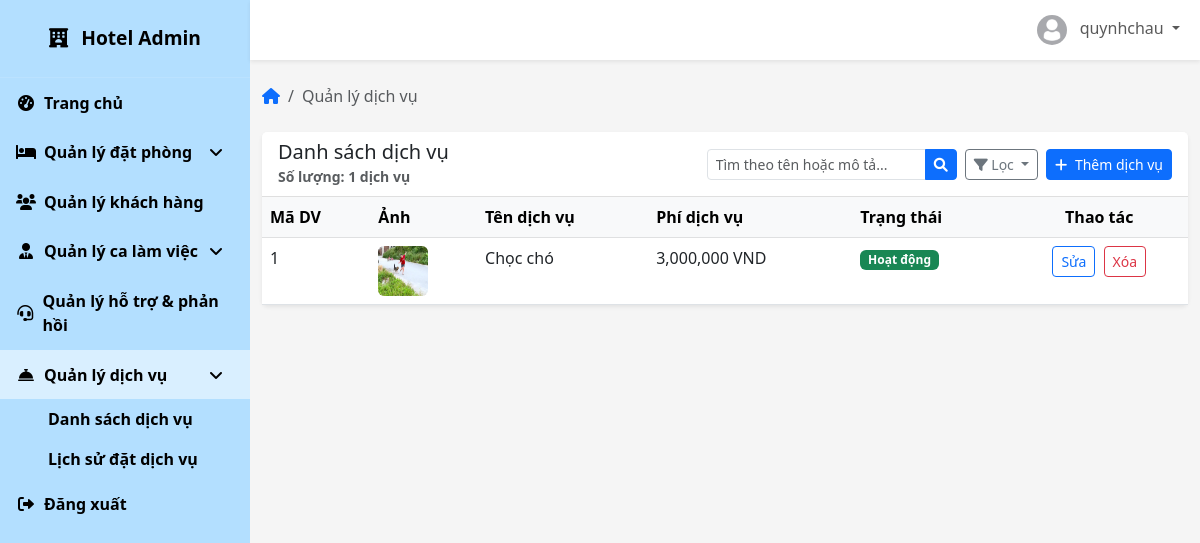
/admin-dashboard/services/ (signed in), run on an earlier commit of the app's database.
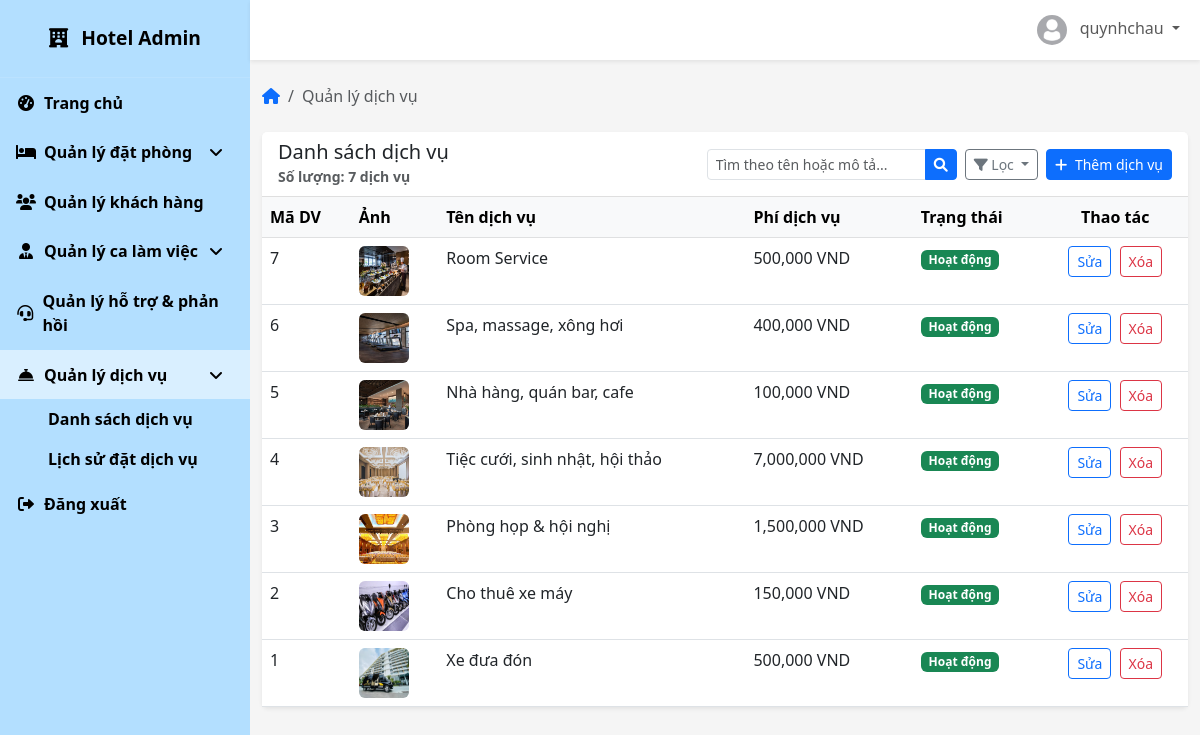
And on a later commit of the database.
### core/models.py (models this page shows, shortened)
class DichVu(models.Model):
    ma_dv = models.AutoField(primary_key=True)
    ten_dv = models.CharField(max_length=50)
    mo_ta = models.TextField()
    phi_dv = models.FloatField(validators=[MinValueValidator(0)])
    anh_dai_dien = models.ImageField(upload_to='dich_vu/')
    hoat_dong = models.BooleanField(default=True)

### core/views.py (the view)
# urls.py: path('admin-dashboard/services/', core_views.admin_service_management, name='admin_service_management'),
@login_required
@user_passes_test(is_admin_or_staff)
def admin_service_management(request):
    logger.debug(f"User accessing admin_service_management: {request.user.username}, Role: {getattr(request.user, 'loai_tk', 'N/A')}, Authenticated: {request.user.is_authenticated}")
    services = DichVu.objects.all().order_by('-ma_dv')
    search_query = request.GET.get('search', '')
    status = request.GET.get('status', '')
    min_price_str = request.GET.get('min_price', '')
    max_price_str = request.GET.get('max_price', '')
    if search_query:
        services = services.filter(
            Q(ten_dv__icontains=search_query) |
            Q(mo_ta__icontains=search_query))
    if status == 'active':
        services = services.filter(hoat_dong=True)
    elif status == 'inactive':
        services = services.filter(hoat_dong=False)
    if min_price_str:
        try:
            services = services.filter(phi_dv__gte=float(min_price_str))
        except ValueError:
            pass
    if max_price_str:
        try:
            services = services.filter(phi_dv__lte=float(max_price_str))
        except ValueError:
            pass
    paginator = Paginator(services, 10)
    page_number = request.GET.get('page')
    page_obj = paginator.get_page(page_number)
    form = None
    if request.user.loai_tk == 'admin':
        form = DichVuForm(request.POST or None, request.FILES or None)
        if request.method == 'POST' and form.is_valid():
            form.save()
            messages.success(request, "Đã thêm dịch vụ mới")
            return redirect('admin_service_management')
    context = {
        'page_obj': page_obj,
        'form': form,
        'search_query': search_query,
        'status': status,
        'min_price': min_price_str,
        'max_price': max_price_str,
        'is_admin': request.user.loai_tk == 'admin',
        'is_staff': request.user.loai_tk == 'nhan_vien',
    }
    return render(request, 'admin/service_management.html', context)

### core/forms.py
class DichVuForm(forms.ModelForm):
    class Meta:
        model = DichVu
        fields = '__all__'
        widgets = {
            'mo_ta': forms.Textarea(attrs={'rows': 3}),
        }

### core/context_processors.py (called while the page is built)
def user_roles_processor(request):
    is_user_true_admin = False  # Phân biệt admin thật sự (superuser hoặc loai_tk='admin')
    is_regular_staff_role = False  # Nhân viên thường, không phải admin/superuser
    if request.user.is_authenticated:
        if request.user.is_superuser or getattr(request.user, 'loai_tk', None) == 'admin':
            is_user_true_admin = True
        if getattr(request.user, 'loai_tk', None) == 'nhan_vien' and not is_user_true_admin:
            is_regular_staff_role = True
    return {
        'is_user_true_admin': is_user_true_admin,
        'is_regular_staff_role': is_regular_staff_role,
    }

### core/templatetags/currency_filters.py (called while the page is built)
@register.filter
def format_currency(value):
    try:
        value = float(value)
        return "{:,.0f}".format(value)  # e.g., 1000000 -> 1,000,000
    except (ValueError, TypeError):
        return value

### core/views.py (called while the page is built)
def is_admin_or_staff(user):
    return is_admin(user) or is_staff(user)

### templates/admin/service_management.html (shortened to what the changed rows need)
{% extends 'admin/base.html' %}
{% load humanize %}
{% load currency_filters %}
{% load static %}
{% block admin_content %}
<div class="card">
    <div class="card-header d-flex justify-content-between align-items-center">
        <div>
            <h5 class="mb-0">Danh sách dịch vụ</h5>
            <small class="text-muted">Số lượng: {{ page_obj.paginator.count }} dịch vụ</small>
        </div>
    </div>
    <div class="card-body p-0">
        <div class="table-responsive">
            <table class="table table-hover mb-0">
                <thead class="table-light">
                    <tr>
                        <th>Mã DV</th>
                        <th>Ảnh</th>
                        <th>Tên dịch vụ</th>
                        <th>Phí dịch vụ</th>
                        <th>Trạng thái</th>
                        {% if is_admin %}<th class="text-center">Thao tác</th>{% endif %}
                    </tr>
                </thead>
                <tbody>
                    {% for service in page_obj %}
                    <tr>
                        <td>{{ service.ma_dv }}</td>
                        <td>
                            <img src="{{ service.anh_dai_dien.url }}"
                                 class="rounded"
                                 width="50" height="50"
                                 alt="Ảnh {{ service.ten_dv }}"
                                 onerror="this.onerror=null;this.src='{% static 'images/default-service.png' %}';">
                        </td>
                        <td>{{ service.ten_dv }}</td>
                        <td>{{ service.phi_dv|format_currency }} VND</td>
                        <td>
                            {% if service.hoat_dong %}
                            <span class="badge bg-success">Hoạt động</span>
                            {% else %}
                            <span class="badge bg-secondary">Ngừng hoạt động</span>
                            {% endif %}
                        </td>
                        {% if is_admin %}
                        <td class="text-center">
                            <a href="{% url 'edit_service' service.ma_dv %}"
                               class="btn btn-sm btn-outline-primary me-1">Sửa</a>
                            <button type="button"
                                    class="btn btn-sm btn-outline-danger btn-delete-service"
                                    data-url="{% url 'delete_service' service.ma_dv %}"
                                    data-name="{{ service.ten_dv }}"
                                    data-id="{{ service.ma_dv }}">
                                Xóa
                            </button>
                        </td>
                        {% endif %}
                    </tr>
                    {% endfor %}
                </tbody>
            </table>
        </div>
    </div>
</div>
{% endblock %}

What changed in the data, as far as the page shows it:
added DichVu: ma_dv "7", anh_dai_dien (picture), ten_dv "Room Service", phi_dv "500,000", hoat_dong "Hoạt động"
added DichVu: ma_dv "6", anh_dai_dien (picture), ten_dv "Spa, massage, xông hơi", phi_dv "400,000", hoat_dong "Hoạt động"
added DichVu: ma_dv "5", anh_dai_dien (picture), ten_dv "Nhà hàng, quán bar, cafe", phi_dv "100,000", hoat_dong "Hoạt động"
added DichVu: ma_dv "4", anh_dai_dien (picture), ten_dv "Tiệc cưới, sinh nhật, hội thảo", phi_dv "7,000,000", hoat_dong "Hoạt động"
added DichVu: ma_dv "3", anh_dai_dien (picture), ten_dv "Phòng họp & hội nghị", phi_dv "1,500,000", hoat_dong "Hoạt động"
added DichVu: ma_dv "2", anh_dai_dien (picture), ten_dv "Cho thuê xe máy", phi_dv "150,000", hoat_dong "Hoạt động"
changed DichVu id 1: anh_dai_dien: a different picture; ten_dv "Chọc chó" → "Xe đưa đón"; phi_dv "3,000,000" → "500,000"
Also different on the page:
{{ page_obj.paginator.count }}: "1" → "7"
